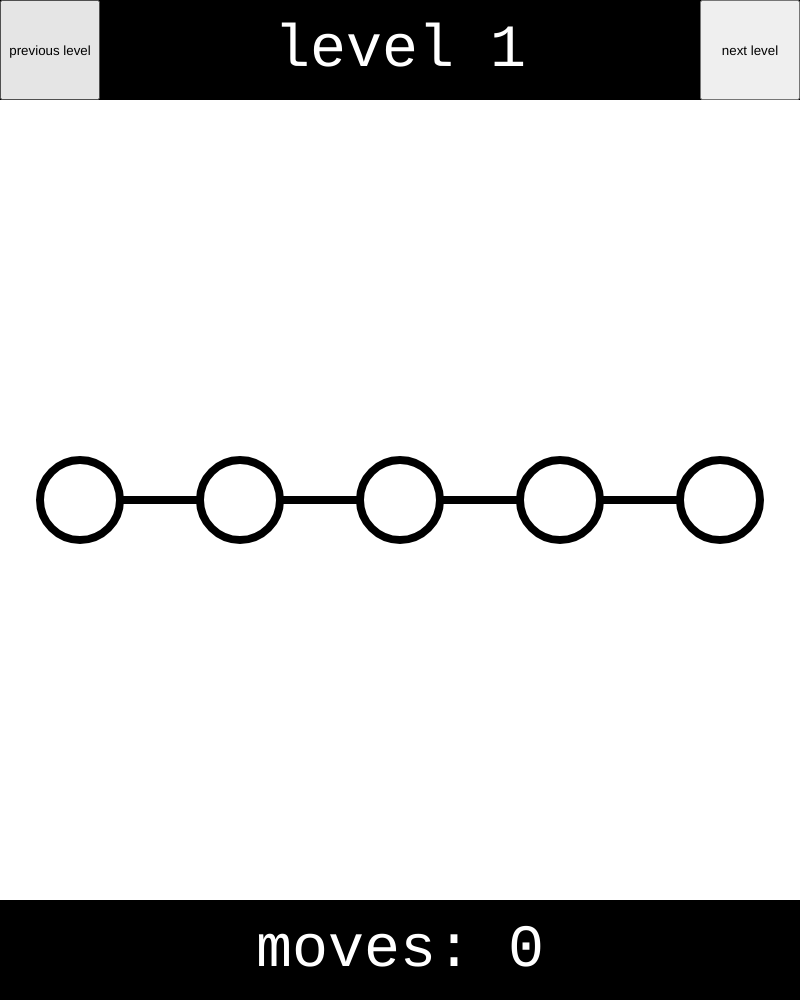
Frame 1 (no input)
Frame 60 (no input): identical to frame 1, image omitted
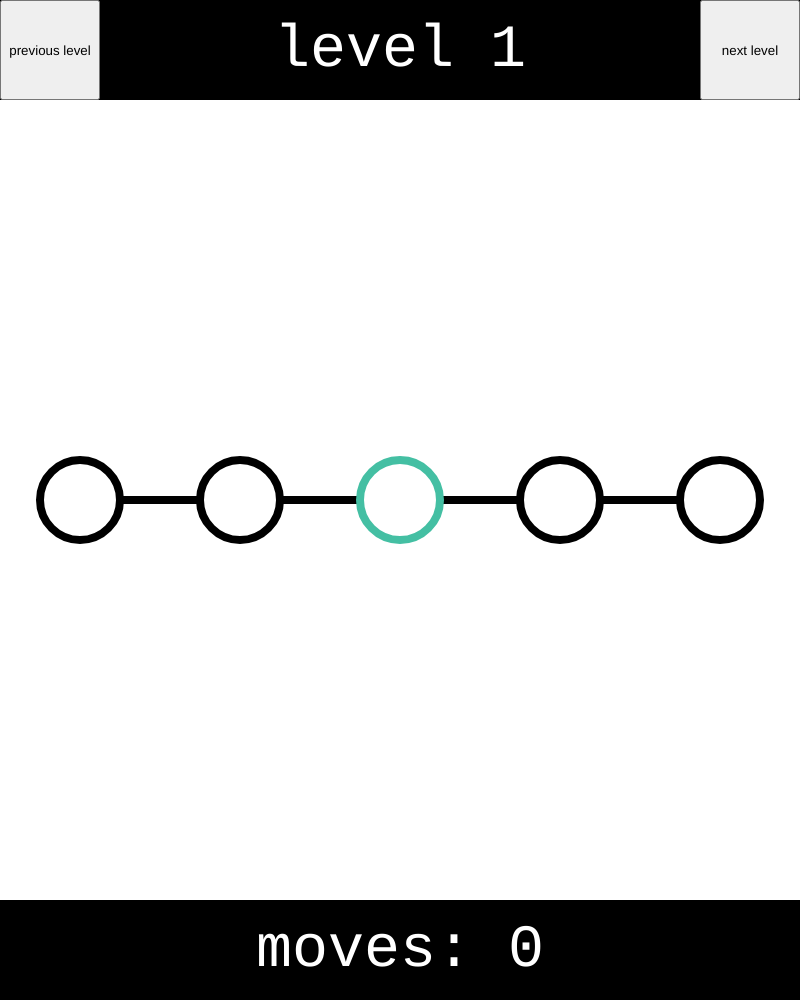
Frame 120 (the mouse pressed at the canvas centre since frame 60)

The p5.js sketch that drew these frames (run headless with seeded random() and noise() and a simulated clock; from frame 60 on, the mouse is pressed at the canvas centre):

// p5.js sketch
// ── sketch.js
class Node {
  constructor(x, y, i, adj) {
    this.x = x;
    this.y = y;
    this.i = i;
    this.impossible = false;
    this.foundHere = false;
    
    if(adj) {
      this.adj = adj;
    } else {
      this.adj = new Set();

      // link up to the selected node
      if(selectedNode) {
        selectedNode.adj.add(this.i);
        this.adj.add(selectedNode.i);
      }

      selectedNode = this;
    }
  }
  
  draw() {
    push();
    if(this === selectedNode) {
      stroke(colours[1]);
    } else if(this === hoveredNode) {
      stroke(csGreen);
    } else {
      stroke(0);
    }
    strokeWeight(8);
    fill(this.impossible && cheatMode ? csRed : 255);
    circle(this.x * size, this.y * size + yOffset, size);
    
    if(this.foundHere && gameover) {
      push();
      drawDog(this.x * size, this.y * size + yOffset);
      pop();
    }
    
    pop();
  }
}

function evaluateImpossible() {
  const imposs = nodes.map(() => false);
  
  for(let i = 0; i < nodes.length; i++) {
    const node = nodes[i];
    const impossible = [...node.adj].every(j => nodes[j].impossible || nodes[j] === selectedNode);
    imposs[i] = impossible;
  }
  
  for(let i = 0; i < nodes.length; i++) {
    nodes[i].impossible = imposs[i];
  }
}

function mousePressed() {
  if(hoveredNode && !gameover) {
    // select the current node, show that there's nothing there
    selectedNode = hoveredNode;
    moves++;
    
    // evaluate impossibility
    evaluateImpossible();
    
    // if it turns out that every node is impossible, then
    // this must be where the doggo is!
    const found = dfsAllImpossible();
    
    if(found) {
      // end the game
      gameover = true;
      hoveredNode.foundHere = true;
    }
  }
}

const dfsAllImpossible = (i = 0, visited = new Set()) => {
  visited.add(i);
  
  const node = nodes[i];
  const {impossible} = node;
  let couldItBe = true;
  
  if(!impossible) return false;
  
  for(const j of node.adj) {
    if(!visited.has(j)) {
      couldItBe = couldItBe && dfsAllImpossible(j, visited);
    }
  }
  
  return couldItBe;
}

const bg = "#e5ebf2";
const csGreen = "#44BFA3";
const csRed = "#ff6545";
const colours = ["#000000", "#AB8F33", "#354B45", "#98B0A9", "#BA9FE8", "#846CB0", "#AB8F33"];

const border = 100;
const size = 80;

let nodes = [];
let selectedNode;
let hoveredNode;
let gameover = false;

const yOffset = 100;

const codes = [
  "5.5.0.[1,3];3.5.1.[0,2];1.5.2.[1];7.5.3.[0,4];9.5.4.[3]", 
  "5.5.0.[1,2,3,4];2.3.1.[0];2.7.2.[0];8.7.3.[0];8.3.4.[0]",
  "5.2.0.[1,2];2.3.1.[0,5];8.3.2.[0,3];2.5.3.[2,4];8.7.4.[3];8.5.5.[1,6];2.7.6.[5]",
  "5.5.0.[1,5];7.5.1.[0,2];9.5.2.[1,3,4];8.3.3.[2];8.7.4.[2];3.5.5.[0,6,7];2.3.6.[5];2.7.7.[5]",
  "5.5.0.[1,3,5];3.4.1.[0,2];1.3.2.[1];7.4.3.[0,4];9.3.4.[3];5.7.5.[0,6];5.9.6.[5]",
  "5.5.0.[1,2,3,4];4.4.1.[0,11,12];4.6.2.[0,9,10];6.6.3.[0,7,8];6.4.4.[0,5,6];6.2.5.[4];8.4.6.[4];8.6.7.[3];6.8.8.[3];4.8.9.[2];2.6.10.[2];2.4.11.[1];4.2.12.[1]",
  "3.2.0.[1,4];3.5.1.[0,2,3,4];3.8.2.[1];7.8.3.[1];7.3.4.[1,0]",
  "5.1.0.[1,2];3.2.1.[0,5,6];7.2.2.[0,3,4];6.4.3.[2];8.4.4.[2,9,10];4.4.5.[1];2.4.6.[1,7,8];1.6.7.[6];3.6.8.[6];7.6.9.[4];9.6.10.[4]",
  "3.2.0.[1];7.2.1.[0,2];3.7.2.[1,3];7.9.3.[2,4];3.4.4.[3,5];7.7.5.[4,6];3.9.6.[5,7];7.4.7.[6]",
  "5.3.0.[1,4,5];5.6.1.[0,2,3,6,7];3.8.2.[1];7.8.3.[1];1.8.4.[0];9.8.5.[0];1.3.6.[1];9.3.7.[1]"
];

const optimalMoves = [6, 2, 10, 8, 10, 14, 1e9, 10, 12, 4];

let levelIndex = 0;
let complete = false;
let moves = 0;
let cheatMode = false;

// dog things
const lightColour = "#ffcc99";
const midColour = "#996633";
const darkColour = "#663300";
const redColour = "#ff6545";

function keyPressed() {
  if(key === "c") {
    cheatMode = !cheatMode;
  }
}

function drawDog(xC, yC, s = 100) {
  push();
  blink = (dist(mouseX, mouseY, xC, yC) <= 2 * s / 3);
  noStroke();
  
  // 1. ear backs
  fill(darkColour);
  rect(xC - s / 3, yC - s / 2, s / 2, s / 8, s / 16);
  rect(xC + s / 3, yC - s / 2, s / 2, s / 8, s / 16);
  
  // 2. the head
  fill(midColour);
  circle(xC, yC - s / 50, s);
  
  // 3. the tongue
  fill(redColour);
  rect(xC, yC + s / 2, s / 5, s / 3 + sin(frameCount / 3) * s / 20, s / 10)
  fill(0, 50);
  rect(xC, yC + s / 2 - s / 20, s / 40, s / 3 + sin(frameCount / 3) * s / 20, s / 40);
  
  // 4. mouth balls
  fill(darkColour);
  circle(xC - s / 6, yC + s / 3, s / 3);
  circle(xC + s / 6, yC + s / 3, s / 3);
  
  // 5. nose
  const noseY = yC + s / 3 - s / 30
  fill(0);
  stroke(0);
  strokeWeight(s / 12);
  strokeJoin(ROUND);
  beginShape();
  vertex(xC, noseY);
  vertex(xC - s / 12, noseY - s / 12);
  vertex(xC + s / 12, noseY - s / 12);
  vertex(xC, noseY);
  endShape();
  noStroke();
  
  // 6. eyes
  const eyeY = yC + s / 12
  const eyeSize = s / 8;
  
  stroke(0);
  strokeWeight(s / 20);
  noFill();
  arc(xC - s / 3, eyeY, eyeSize, eyeSize, PI, TWO_PI);
  arc(xC + s / 3, eyeY, eyeSize, eyeSize, PI, TWO_PI);
  
  if(!blink) {
    fill(0);
    circle(xC - s / 3, eyeY, eyeSize);
    circle(xC + s / 3, eyeY, eyeSize);
  }
  
  noStroke();
  
  // 7. ear fronts
  fill(darkColour);
  arc(xC - s / 3 - s / 4 + s / 5, yC - s / 2, 2 * s / 5, 2 * s / 5, 0, PI);
  arc(xC + s / 3 + s / 4 - s / 5, yC - s / 2, 2 * s / 5, 2 * s / 5, 0, PI);
  
  pop();
}

function setup() {
  createCanvas(800, 1000);
  
  textAlign(CENTER, CENTER);
  textFont("monospace");
  textSize(60);
  
  xC = width / 2;
  yC = height / 2;
  rectMode(CENTER);
  
  nodes = loadLevel(codes[0]);
  
  const prevButton = createButton("previous level");
  prevButton.mousePressed(() => {
    if(levelIndex > 0) {
      levelIndex--;
      nodes = loadLevel(codes[levelIndex]);
    }
  });
  prevButton.size(100, 100);
  prevButton.position(0, 0);
  
  const nextButton = createButton("next level");
  nextButton.mousePressed(() => {
    if(levelIndex < codes.length - 1) {
      levelIndex++;
      nodes = loadLevel(codes[levelIndex]);
    }
  });
  nextButton.size(100, 100);
  nextButton.position(700, 0);
}

function draw() {
  background(255);
  hoveredNode = null;
  
  // draw the top bar
  push();
  fill(0);
  noStroke();
  rect(width / 2, 50, width, 100);
  
  fill(255);
  text(`level ${levelIndex + 1}`, width / 2, 50);
  
  if(cheatMode) {
    fill(csRed);
    textSize(24);
    text("cheat mode is enabled!", width / 2, 85);
  }
  pop();
  
  // draw all the edges
  edgeDfs();
  
  // draw all the nodes
  for(const node of nodes) {
    // check for hover
    const {x, y} = node;
    if(dist(x * size, y * size + yOffset, mouseX, mouseY) < size / 2) {
      hoveredNode = node;
    }
    
    node.draw();
  }
  
  // bottom bar
  push();
  fill(0);
  noStroke();
  rect(width / 2, 950, width, 100);
  fill(255);
  
  if(gameover) {
    textSize(24);
    text(`congratulations! you found the dog in ${moves} moves!`, width / 2, 930);
    if(moves <= optimalMoves[levelIndex]) {
      fill(colours[1]);
      text(`that's the best possible score! you did it!`, width / 2, 970);
    } else {
      fill(csRed);
      text(`but you could have done it in fewer moves..`, width / 2, 970);
    }
  } else {
    text(`moves: ${moves}`, width / 2, 950);
  }
  pop();
  
  if(hoveredNode) cursor(HAND);
  else cursor(ARROW);
}

function edgeDfs(i = 0, visited = new Set()) {
  const node = nodes[i];
  const x0 = node.x * size;
  const y0 = node.y * size + yOffset;
  
  visited.add(i);
  
  for(const j of node.adj) {
    const next = nodes[j];
    const x1 = next.x * size;
    const y1 = next.y * size + yOffset;
    
    // draw the edge
    push();
    strokeWeight(8);
    line(x0, y0, x1, y1);
    pop();
    
    // visit the node
    if(!visited.has(j)) edgeDfs(j, visited)
  }
}

function loadLevel(code) {
  const nodes = code.split(";").map(line => {
    const [xS, yS, iS, adjS] = line.split(".");
    const [x, y, i] = [xS, yS, iS].map(Number);
    const nexts = adjS.slice(1, adjS.length - 1).split(",").map(Number);
    
    const adj = new Set(nexts);
    return new Node(x, y, i, adj);
  });
  
  moves = 0;
  gameover = false;
  
  return nodes;
}

// ── style.css
html, body {
  margin: 0;
  padding: 0;
  background-color: #666;
}
canvas {
  display: block;
}

button {
  user-select: none;
  outline: none;
  border: none;
  background-color: #000;
  color: #fff;
  font-size: 16px;
  font-family: monospace;
  cursor: pointer;
}
